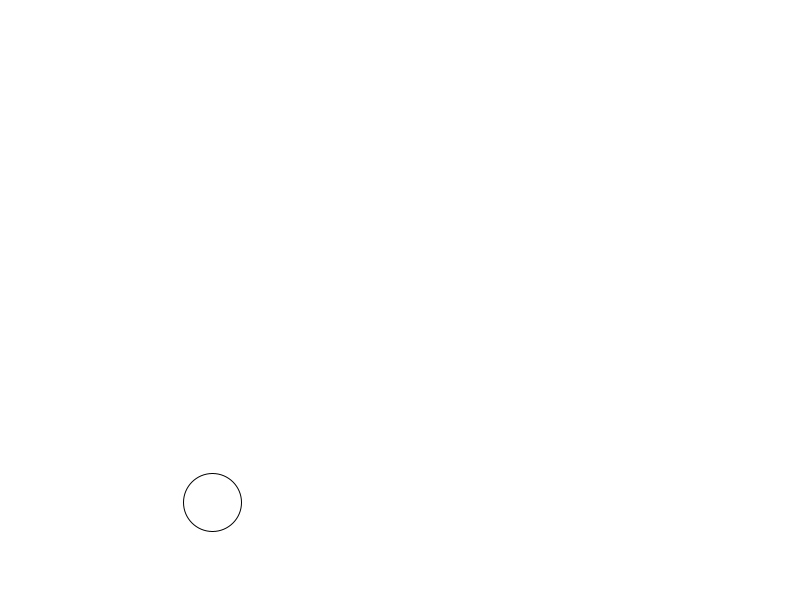
Frame 1 (no input)
Frame 60 (the mouse pressed at the canvas centre just before this capture): blank canvas, image omitted
Frame 120 (the mouse held since frame 60 and released just before this capture): blank canvas, image omitted

The Processing sketch that drew this single still picture (run headless with seeded random() and noise(); from frame 60 on, the mouse is pressed at the canvas centre):

// Processing sketch: physicsTests
// ── physicsTests.pde
Ball test;
int v = 50;
boolean recover = false;

class Ball {
  float vx, vy, a;
  int x, y, r;
  
  Ball() {
    vx = int(-v/2+random(v));
    vy = int(-v/2+random(v));
    r = int(random(10))+20;
    x = r+int(random(width-2*r));
    y = int(random(height));
    a = 0.09;
  }
  
  void draw() {
    x += vx;
    y += vy;
    vy += a;
    ellipse(x, y, 2*r, 2*r);
  }
  
  void collisionCheck() {
    if ((x-r < 0) || (x+r >= width)) {
      vx = -0.6*vx;
    } if (y+r >= height) {
      if ((recover == false) && (vy > 2)) {
        vy = -0.6*vy;
      }
      recover = true;
    } else {
      recover = false;
    }  
  }
}

void setup() {
  background(255);
  size(800, 600);
  test = new Ball();
}  

void draw() {
  background(255);
  test.collisionCheck();
  test.draw();
}  

void keyPressed() {
  if (key == ' ') {
    test = new Ball();
  }
}  
